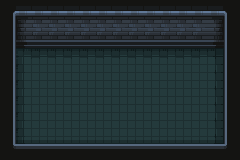

Tiled map render using the project's own tile images. Description and the whole map definition, tile-layer contents included, below:
An orthogonal 15x10 tile map with 16x16 px tiles, 1 tile layer (Tile Layer 1).

<map version="1.10" tiledversion="1.11.2" orientation="orthogonal" renderorder="right-down" width="15" height="10" tilewidth="16" tileheight="16" infinite="0" nextlayerid="2" nextobjectid="1">
 <tileset firstgid="1" source="game1.tsx" />
 <layer id="1" name="Tile Layer 1" width="15" height="10">
  <data encoding="csv">
104,1,1,1,1,1,1,1,1,1,1,1,1,1,105,
129,26,27,27,27,27,27,27,27,27,27,27,27,28,130,
129,51,52,52,52,52,52,52,52,52,52,52,52,53,130,
129,5,6,6,6,6,6,6,6,6,6,6,6,7,130,
129,30,31,31,31,31,31,31,31,31,31,31,31,32,130,
129,30,31,31,31,31,31,31,31,31,31,31,31,32,130,
129,30,31,31,31,31,31,31,31,31,31,31,31,32,130,
129,30,31,31,31,31,31,31,31,31,31,31,31,32,130,
129,55,56,56,56,56,56,56,56,56,56,56,56,57,130,
154,77,77,77,77,77,77,77,77,77,77,77,77,77,155
</data>
 </layer>
</map>
